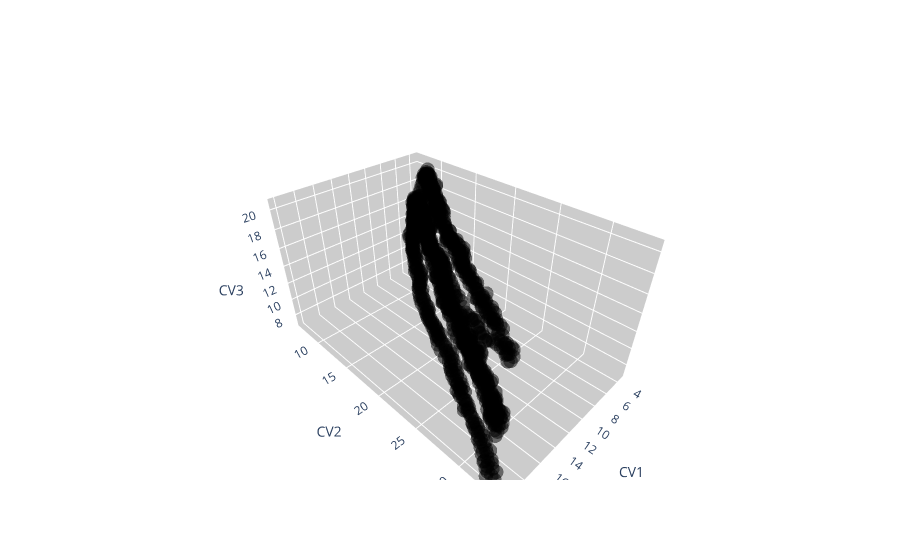

Source (notebook cell):
### Code cell
import plotly.graph_objects as go

phi1=training_datapoints[:,0]
phi2=training_datapoints[:,1]
phi3=training_datapoints[:,2]


fig = go.Figure(data=go.Scatter3d(
    x=phi1[:],
    y=phi2[:],
    z=phi3[:],
    mode='markers',
    marker=dict(
        size=5,
        color='black',  
        opacity=0.5)
    )
)

fig.update_layout(
    scene=dict(
        xaxis=dict(backgroundcolor='#CCCCCC'),
        yaxis=dict(backgroundcolor='#CCCCCC'),
        zaxis=dict(backgroundcolor='#CCCCCC', gridcolor='rgba(0, 0, 0, 0)')
    )
)

fig.update_layout(
    scene=dict(
        xaxis=dict(title=r'CV1'),
        yaxis=dict(title=r'CV2'),
        zaxis=dict(title=r'CV3')
    )
)

fig.show()

### Figure 1 — Plotly figure (JSON) as saved in the notebook; plotly's stock layout.template omitted (floating-point values rounded to 4 significant figures; data arrays with more than 128 entries replaced by an {"elided": "..."} marker saying what was removed)
{"data": [{"marker": {"color": "black", "opacity": 0.5, "size": 5}, "mode": "markers", "type": "scatter3d", "x": {"elided": "1000 float values"}, "y": {"elided": "1000 float values"}, "z": {"elided": "1000 float values"}}], "layout": {"scene": {"xaxis": {"backgroundcolor": "#CCCCCC", "title": {"text": "CV1"}}, "yaxis": {"backgroundcolor": "#CCCCCC", "title": {"text": "CV2"}}, "zaxis": {"backgroundcolor": "#CCCCCC", "gridcolor": "rgba(0, 0, 0, 0)", "title": {"text": "CV3"}}}}}
